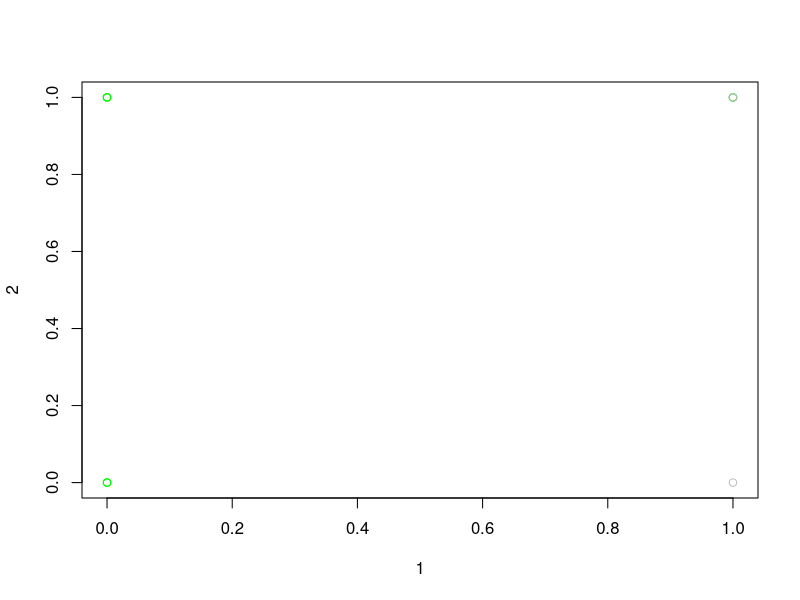
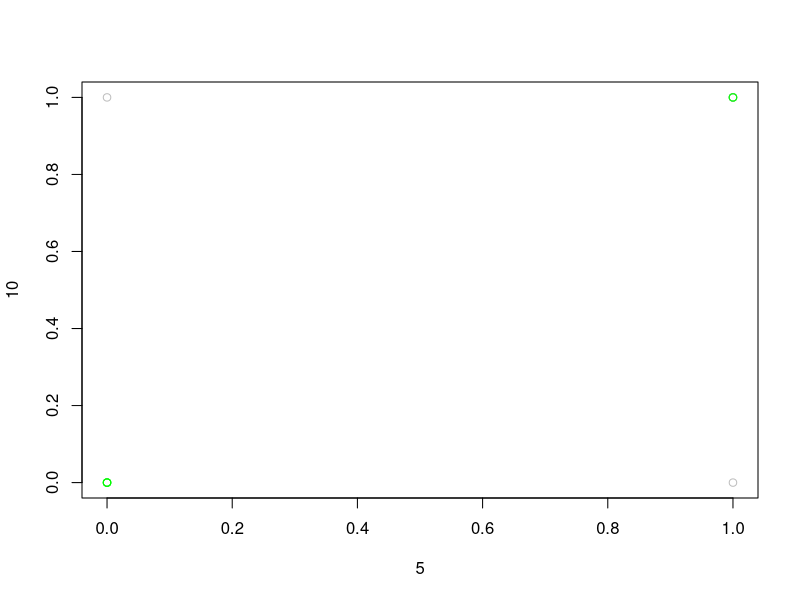
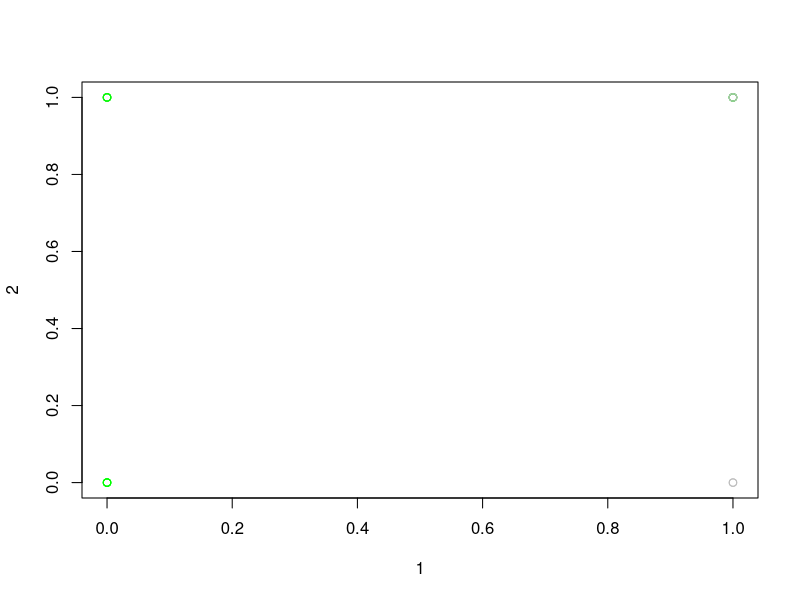
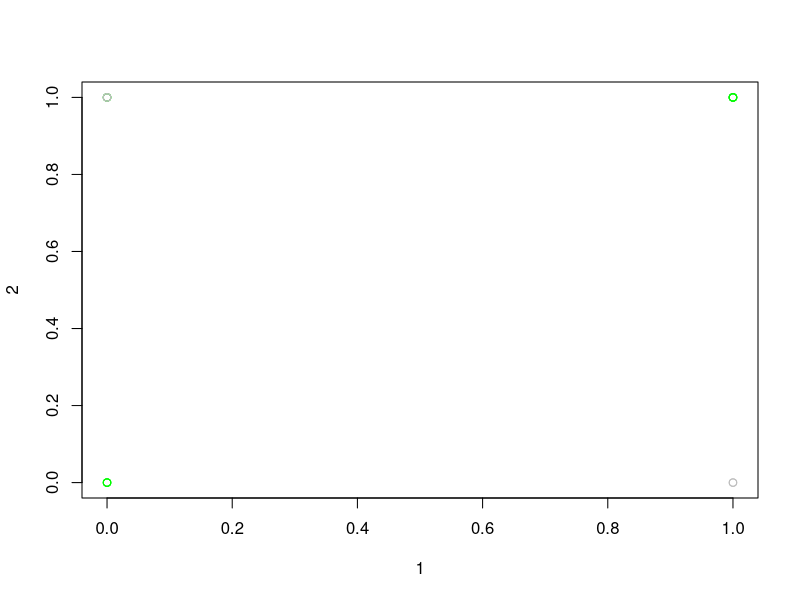
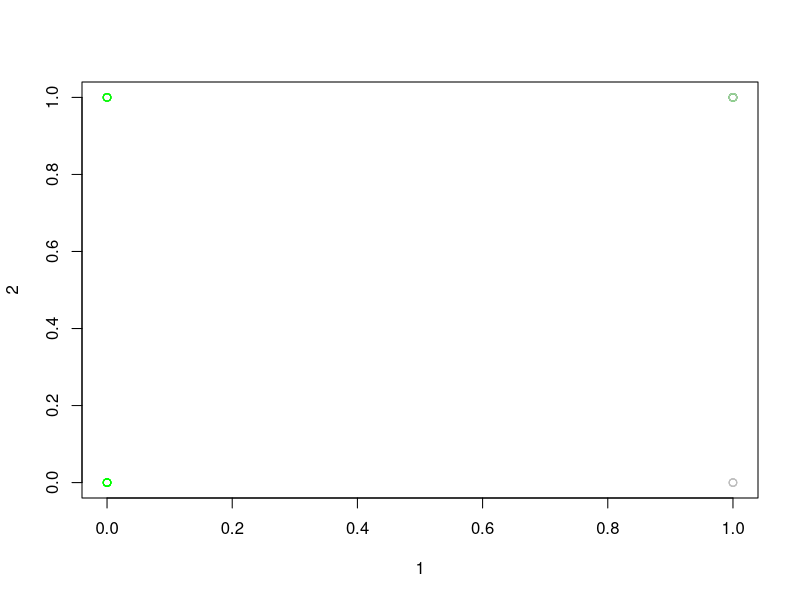
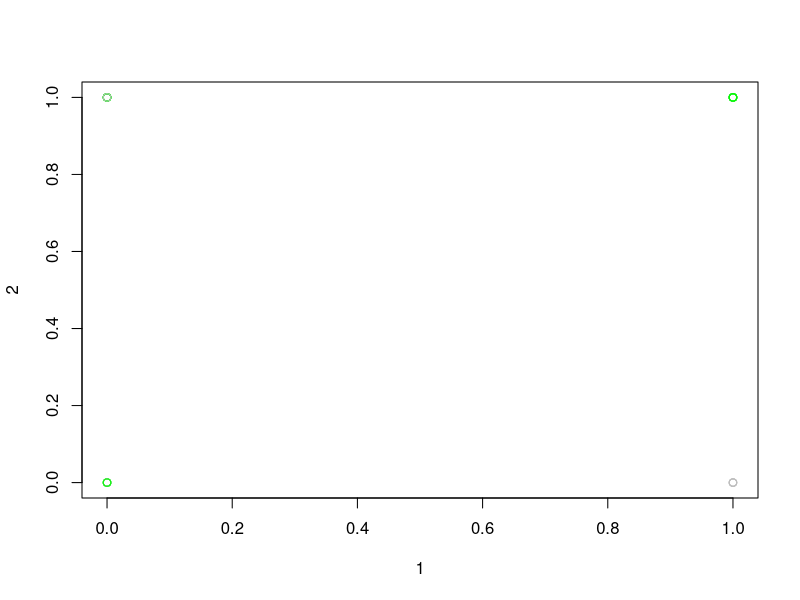
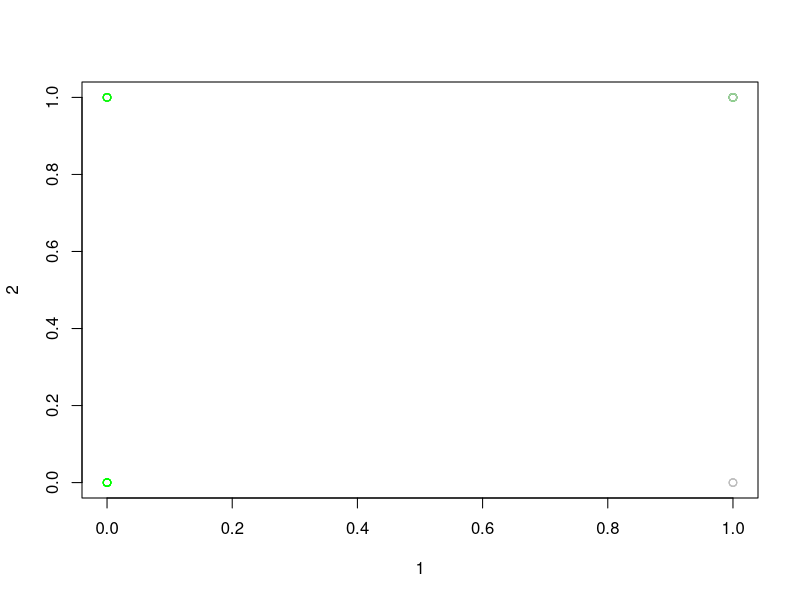
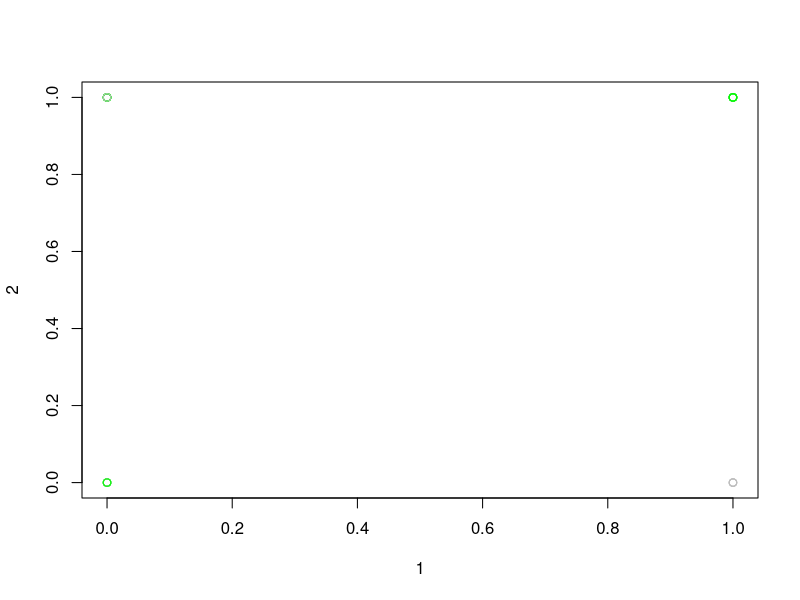

These charts were generated, in order, by the following R code:
## ---- chunk 1
# On définit une fonction qui nous retourne les row-seeds pour chaque matrice
Row_seed <- function(mat) {
  row_sums <- rowSums(mat)
  max_sum <- max(row_sums)
  return(which(row_sums == max_sum))
}


#  On définit une fonction qui nous retourne les column-seeds pour chaque matrice
Column_seed <- function(mat) {
  Column_sums <- colSums(mat)
  max_sum <- max(Column_sums)
  return(which(Column_sums == max_sum))
}


# On définit une fonction qui prend en entrées deux lignes et nous retournes le nombre de différences entre eux
row_diff <- function(row, seed){
  c=0
  for (i in 1: length(seed)){
    if (seed[i] != row[i]){
      c = c+1
    } 
  }
  return(c)
}

# On définit la fonction qui nous consruit la matrice de différences pour toutes les lignes selon le seed 

Row_difference <- function(E, seed){
  c = rep(0,length(seed))
  for (i in 1:dim(E)[1]){
    c[i] = row_diff(row = E[i,] , seed)
  }
  return(c)
}

# On définit une cette fonction qui prend en entrée une matrice, un row threshold et un seed, et nous retourne retient que 
# les lignes ayant une differnce-value inférieur au threshold
Row_cluster <- function(E, row_threshold,i){
  seed = E[Row_seed(E)[i],]
  row_DV = Row_difference(E,seed = seed)
  list <- c()
  for(i in 1:length(row_DV)){
    if ( row_DV[i]>= row_threshold){
      list <- c(list,i)
    }
  }
  if (length(list) == 0 ){
    return(E) 
  }
  return(E[-list,])
}
# On définit une cette fonction qui prend en entrée une matrice, un  column-threshold et un col-seed, et nous retourne retient que 
# les colonnes ayant une differnce-value inférieur au threshold
Col_cluster <- function(E, col_threshold,i){
  seed = E[,Row_seed(t(E))[i]]
  #seed = E[,5]
  col_DV = Row_difference(t(E),seed)
  list <-c()
  for(i in 1:length(col_DV)){
    if ( col_DV[i]> col_threshold){
      list <- c(list,i)
    }
  }
  if (length(list) == 0 ){
    return(E) 
  }
  return(E[,-list])
}

# On définit une fonction qui prend une liste de matrice et nous retourne la matrice ayant la somme des valeurs maximale
# dans notre cas on va l'utiliser pour retenir le bicluster ayant le nombre maximal des 1 
max_sum_matrix <- function(matrix_list) {
  max_sum <- -Inf
  max_matrix <- matrix_list[[1]]
  
  for (matrix in matrix_list) {
    sum <- sum(matrix)
    if (sum > max_sum) {
      max_sum <- sum
      max_matrix <- matrix
    }
  }
  
  return(max_matrix)
}


# AMBB2 fonction qui fait le biclustering , elle prend en entrée une matrice binaire, un row-threshold et un col-threshold et retourne
#le bicluster maximale
AMBB2 <- function(E, row_threshold, col_threshold){
  row_seeds = Row_seed(E)# la liste des row-seeds
  Bicluster = list()#on initialise notre liste de bicluster par une liste vide
  #Biclusters = list()
  for (i in 1:length(row_seeds)){ #on parcour les row-seeds 
    row_matrix = Row_cluster(E,row_threshold,i) #on construit le row-cluster selon la valeur du row-threshold
    col_seeds = Row_seed(t(row_matrix))#la liste des col-seeds du le row-cluster
    for (j in 1:length(col_seeds)){#on parcours les col-seeds
      col_matrix = Col_cluster(row_matrix, col_threshold,j) #on construit le Col-cluster selon chaque seed
      if (!is.null(dim(col_matrix))){ # on vérifie si la matrice col-matrixest bien définie
        
        if (!any(0 %in% col_matrix)){ # on vérifie si elle contient encore des 0 
          Bicluster <- append(Bicluster, list(col_matrix)) #si elle ne contient pas des 0 on la rajoute à notre liste de Biclusters
        }
        else{
          Bicluster <- append(Bicluster,list((AMBB2(col_matrix,1,1)))) #sinon on refait le même processus pour la col-matrix
        }
        
      }
      
    }
    
    
    
  }
  return(max_sum_matrix(Bicluster)) #On retourn à la fin le Bicluster ayant le nombre maximal des 1
  
  
  
}

#Pour l'affichage du bicluster on définit la fonction permute

# Cette fonction prend une matrice et deux indice de deux lignes et les permute
permute_rows <- function(M, row1, row2){
  rows <- rownames(M)
  rows[c(row1, row2)] <- rows[c(row2, row1)]
  rownames(M) <- rows
  M[c(row1, row2),] <- M[c(row2, row1),]
  return(M)
}
# Cette fonction prend une matrice et deux indice de deux colonnes et les permute
permute_cols <- function(M2, col1, col2){
  cols <- colnames(M2)
  cols[c(col1, col2)] <- cols[c(col2, col1)]
  colnames(M2) <- cols
  M2[, c(col1, col2)] <- M2[, c(col2, col1)]
  return(M2)
}

#Cette fonction prend en entrée une matrice binaire et le bicluster donée par l'algorithme et réarange les lignes
#et les colonnes pour faire apparaitre le Bicluster 
permute <- function(M,Bicluster){
  r= rownames(Bicluster)
  c= colnames(Bicluster)
  for (i in 1:length(r)){
    M <- permute_rows(M,i,as.numeric(r[i]))
  }
  for (j in 1:length(c)){
    M <- permute_cols(M,j,as.numeric(c[j]))
  }
  
  return(M)
  
}


## ---- chunk 2
E <- matrix(c(0,1,0,0,0,1,1,1,0,0,
                   0,0,0,0,1,0,0,1,0,0,
                   1,0,1,0,0,0,0,0,1,0,
                   0,1,0,0,1,1,0,1,0,1,
                   1,1,0,0,1,0,1,0,0,1,
                   0,1,0,0,0,1,0,0,1,0,
                   1,1,0,0,1,0,0,0,1,1,
                   1,1,1,0,0,0,0,1,0,0,
                   1,1,0,1,0,0,0,0,1,1,
                   0,0,0,1,1,1,0,0,1,1), ncol=10, byrow=TRUE)

rownames(E) <- c(1:10)
colnames(E) <- c(1:10)
## ---- chunk 3
E
## ---- chunk 4
AMBB2(E,5,1)
## ---- chunk 5
plot(E, col = c("grey","green"))
plot(permute(E,AMBB2(E,5,1)), col = c("grey","green"))
## ---- chunk 6
E2 <- rbind(E,E)
E3 <- cbind(E2,E2)
rownames(E3) <- c(1:20)
colnames(E3) <- c(1:20)
E3
## ---- chunk 7

## ---- chunk 8
plot(E3, col = c("grey","green"))
plot(permute(E3,AMBB2(E3,5,1)), col = c("grey","green"))
## ---- chunk 9
E4 <- rbind(E3,E3)
rownames(E4) <- c(1:40)
plot(E4, col = c("grey","green"))
plot(permute(E4,AMBB2(E4,5,1)), col = c("grey","green"))
## ---- chunk 10
E5 <- cbind(E4,E4)
colnames(E5) <- c(1:40)
plot(E5, col = c("grey","green"))
plot(permute(E5,AMBB2(E5,10,1)), col = c("grey","green"))

## ---- chunk 11
E6 <- rbind(E5,E5)
E6 <- cbind(E6,E6)
rownames(E6) <- c(1:80)
colnames(E6) <- c(1:80)
plot(E6, col = c("grey","green"))
plot(permute(E6,AMBB2(E6,20,4)), col = c("grey","green"))
## ---- chunk 12
E7 <- permute(E6,AMBB2(E6,20,4))
plot(E7, col = c("grey","green"))
AMBB2(E6,20,4) == AMBB2(E7,20,4)
